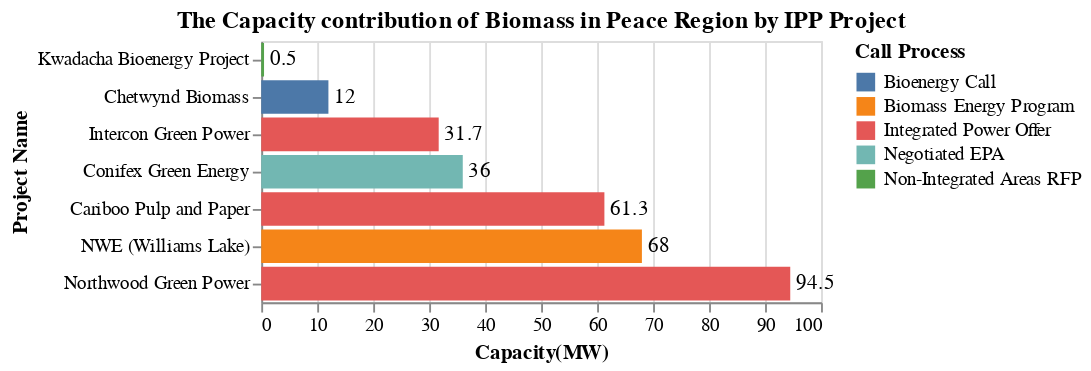

The cell this chart's notebook holds for it:
### Code cell
title = alt.TitleParams('The Capacity contribution of Biomass in Peace Region by IPP Project')

capacity_IPP = alt.Chart(data_PR, title = title).mark_bar().encode(
                    alt.Y('Project_name', title='Project Name',sort='x'),
                    alt.X('sum(Capacity(MW))', title='Capacity(MW)'),
                    alt.Color('Call_process', title = 'Call Process')).properties( width=300)
cap_PR_Loc_chart = capacity_IPP + capacity_IPP.mark_text(
    color = 'black', align='left', dx = 3).encode(text='sum(Capacity(MW))',color=alt.value('black'))
cap_PR_Loc_chart

### Figure 1 — Vega-Lite specification as saved in the notebook (floating-point values rounded to 4 significant figures)
{"config": {"view": {"continuousWidth": 300, "continuousHeight": 300}}, "layer": [{"mark": {"type": "bar"}, "encoding": {"color": {"field": "Call_process", "title": "Call Process", "type": "nominal"}, "x": {"aggregate": "sum", "field": "Capacity(MW)", "title": "Capacity(MW)", "type": "quantitative"}, "y": {"field": "Project_name", "sort": "x", "title": "Project Name", "type": "nominal"}}, "title": {"text": "The Capacity contribution of Biomass in Peace Region by IPP Project"}}, {"mark": {"type": "text", "align": "left", "color": "black", "dx": 3}, "encoding": {"color": {"value": "black"}, "text": {"aggregate": "sum", "field": "Capacity(MW)", "type": "quantitative"}, "x": {"aggregate": "sum", "field": "Capacity(MW)", "title": "Capacity(MW)", "type": "quantitative"}, "y": {"field": "Project_name", "sort": "x", "title": "Project Name", "type": "nominal"}}, "title": {"text": "The Capacity contribution of Biomass in Peace Region by IPP Project"}}], "data": {"name": "data-118ebf5e2927f48784609fe4bcf0ef67"}, "width": 300, "$schema": "https://vega.github.io/schema/vega-lite/v5.20.1.json", "datasets": {"data-118ebf5e2927f48784609fe4bcf0ef67": [{"Sub_region": "Peace River", "Project_name": "Chetwynd Biomass", "IPP_seller": "West Fraser Mills Ltd.", "Location": "Chetwynd", "Type": "Biomass", "Year": "2010", "Call_process": "Bioenergy Call", "Capacity(MW)": 12.0, "Energy(GWh/yr)": 96.4, "Region": "Peace Region"}, {"Sub_region": "Peace River", "Project_name": "Kwadacha Bioenergy Project", "IPP_seller": "Kwadacha Green Energy Limited Partnership", "Location": "Fort Ware", "Type": "Biomass", "Year": "2016", "Call_process": "Non-Integrated Areas RFP", "Capacity(MW)": 0.5, "Energy(GWh/yr)": 1.0, "Region": "Peace Region"}, {"Sub_region": "Central Interior", "Project_name": "Conifex Green Energy", "IPP_seller": "Conifex Power Limited Partnership", "Location": "Mackenzie", "Type": "Biomass", "Year": "2011", "Call_process": "Negotiated EPA", "Capacity(MW)": 36.0, "Energy(GWh/yr)": 220.0, "Region": "Peace Region"}, {"Sub_region": "Central Interior", "Project_name": "Intercon Green Power", "IPP_seller": "Canfor Pulp Ltd.", "Location": "Prince George", "Type": "Biomass", "Year": "2010", "Call_process": "Integrated Power Offer", "Capacity(MW)": 31.7, "Energy(GWh/yr)": 73.0, "Region": "Peace Region"}, {"Sub_region": "Central Interior", "Project_name": "Northwood Green Power", "IPP_seller": "Canfor Pulp Ltd.", "Location": "Prince George", "Type": "Biomass", "Year": "2010", "Call_process": "Integrated Power Offer", "Capacity(MW)": 94.5, "Energy(GWh/yr)": 159.0, "Region": "Peace Region"}, {"Sub_region": "Central Interior", "Project_name": "Cariboo Pulp and Paper", "IPP_seller": "West Fraser Mills Ltd.", "Location": "Quesnel", "Type": "Biomass", "Year": "2010", "Call_process": "Integrated Power Offer", "Capacity(MW)": 61.3, "Energy(GWh/yr)": 172.3, "Region": "Peace Region"}, {"Sub_region": "Central Interior", "Project_name": "NWE (Williams Lake)", "IPP_seller": "Atlantic Power (Williams Lake) Ltd.", "Location": "Williams Lake", "Type": "Biomass", "Year": "2019", "Call_process": "Biomass Energy Program", "Capacity(MW)": 68.0, "Energy(GWh/yr)": 388.4, "Region": "Peace Region"}]}}
